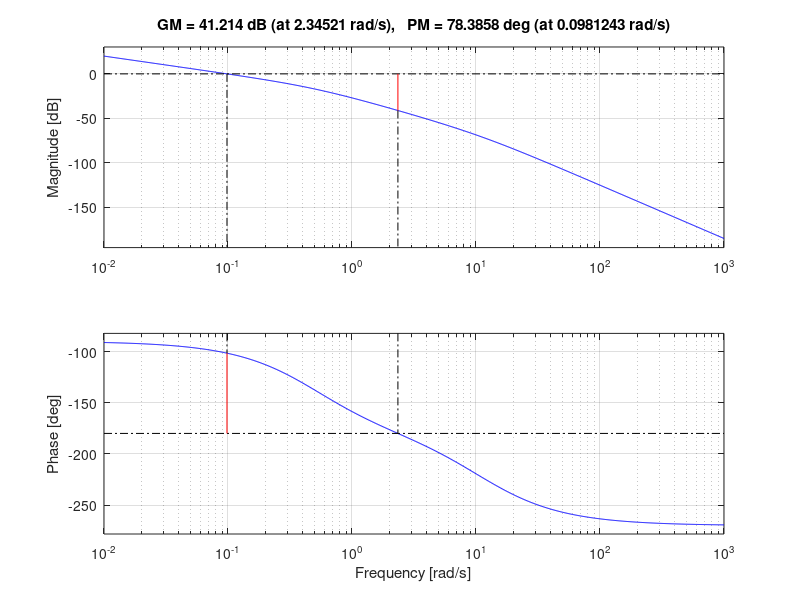
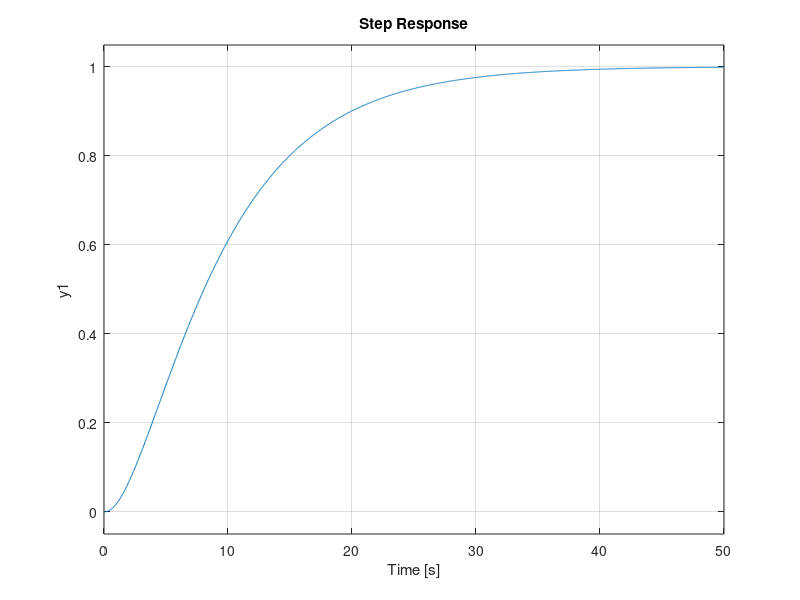

The MATLAB script that drew these images, in order: (Note: this script raises an error after producing the figures.)
clear all
close all
clc

% szakasz
Wp = tf(0.1, conv([1, 0], conv([1, 1], [2, 1])))

Ap = 1;
N = 10;
T = 1; % leglassabb polus idoallandoja -> legnagyobb szam

Tc = T/(N+1)
Td = N * Tc

% felnyitott kör
Wc = Ap * tf( [ (Td+Tc), 1], [Tc, 1])


% felnyitott kor atviteli fuggvenye
% soros kapcsolasnal szorzas kell
Wo = minreal(Wp * Wc)

% bode diagram
figure()
margin(Wo)

% erosites
[gm, pm, wcg, wcp] = margin(Wo)

% zart kör
Wry = feedback(Wo, 1, -1)

% ugrasvalasz
figure()
step(Wry)
maradoHiba = 1 - dcgain(Wry)
info = stepinfo(Wry)

% atviteli fv a referencia jel es a beavatkozo jel kozott
% atviteli fv r ----> u
Wru = feedback(Wc, Wp, -1)

figure()
step(Wru)

infoWru = stepinfo(Wru);
maximalisBeavatkozoJel = infoWru.Peak

% zavarojel d, hibajel e kozotti atvitali fv
Wde = -feedback(Wp, Wc, -1)

figure()
step(Wde)

